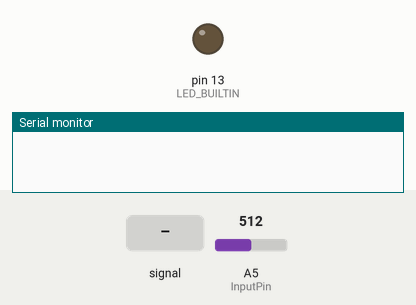
Recording of a sketch running on a simulated Arduino Uno, built with avr-gcc and run on an emulated ATmega328P. Parts: output pins drawn as LEDs (lit = HIGH), the last lines printed to the serial monitor. Dashed ring = blinking. Inputs (shaded band) come from the test bench; at power-on: A5 (InputPin) = 512.

Above: at 1.2 s.
1.3 s: A5 (InputPin) fed a 200 Hz sine of ±460 counts around its level
At 1.42 s:
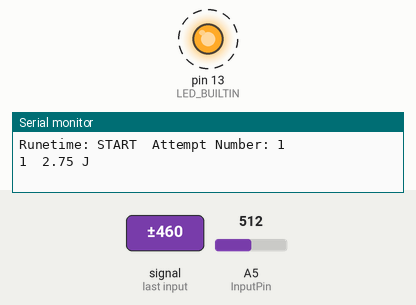
4.3 s: A5 (InputPin) set to 716
At 5.2 s:
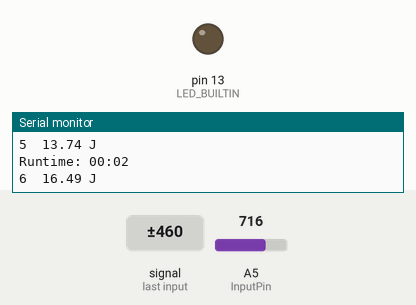
5.8 s: A5 (InputPin) set to 905
7.3 s: A5 (InputPin) set to 936
At 7.6 s:
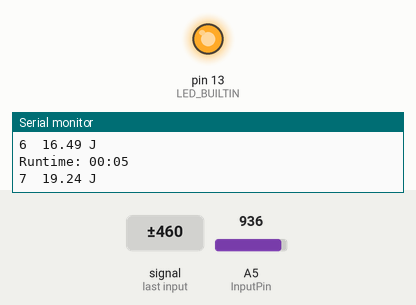
8.8 s: A5 (InputPin) set to 222
10.3 s: A5 (InputPin) set to 192
At 11.1 s:
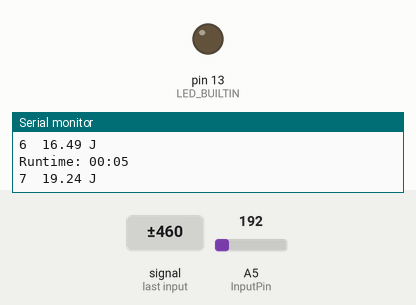
Timing chart, 0 to 12.8 s (numbered marks = the images above; inputs shaded):
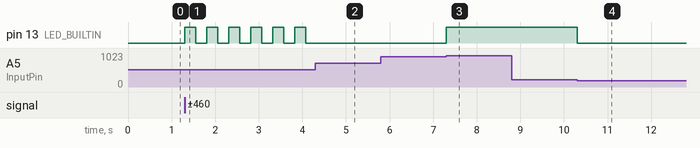

Measured:
- the behaviour switches between 920 and 921 on A5 (InputPin) (found by bisection; images 2 and 3)
- the behaviour switches between 205 and 204 on A5 (InputPin) (found by bisection; images 3 and 4)
- after the input at 1.3 s, pin 13 (LED_BUILTIN): alternates HIGH for 0.25 s and LOW for 0.25 s, starting at once
- after the input at 4.3 s, pin 13 (LED_BUILTIN): stops changing and stays LOW
- after the input at 5.8 s, every drawn part: stays the same
- after the input at 7.3 s, pin 13 (LED_BUILTIN): LOW → HIGH at once
- after the input at 8.8 s, every drawn part: stays the same
- after the input at 10.3 s, pin 13 (LED_BUILTIN): HIGH → LOW at once

The sketch:

FootPedal_v2.ino
```cpp
/*
  Prints the # of times the InputPin pin goes to a voltage high
  (i.e. the # of time the pedal is pressed) as well as the
  total amount of work done

  Tools > Serial Monitor to view results in real time
*/
//*****************************************************************************
//Set these variables accordingly
float timer = .3; //Number of Minutes You Want to Time
int InputPin = A5; //The Pin the Arduino will detect
//COMMENT OUT THE PORTION OF THE CODE YOU ARE NOT USING FOR WORK FUNCTION
//*****************************************************************************

//-------------------------------------------------------------------------------------------------
//***ANALYTICAL VALUES***
float k =  179.13; //Spring (Band) Constant
float C_min = .869; //Circumference of unstretched band
float Lf = .320; //Length of Band at Max Extension in cm (On Device) (L min in equation)
float Li = .277; //Length of Band at Min Extension in cm (On Device) (L max in equation)
float L_og = .3048; //Length of Band at Min Extension in cm (On Device) (L_original in equation)
float F0 = 27.688; //Force at Zero Extension
//-------------------------------------------------------------------------------------------------

//****************************************************************************************************
//***EXPERIMENTAL VALUES***
float force = 21.8; // The avg perpendicular force measured by force gauge
float radius = 27.8; // The radius in cm of the point where the force gauge connected to the pedal
float theta = 26; // The change in angle in degrees
//****************************************************************************************************

//***DO NOT CHANGE THIS PORTION OF THE CODE (with the exception of)***
//General house keeping variables
int counter = 0; //DO NOT CHANGE (Counts how many times pedal was pressed)
float countDelay = 250; //DO NOT CHANGE (The recovery time after a press where another press cannot be recorded)
float StartTime = 0; //DO NOT CHANGE (Time of first pedal push)
float PauseCounter = 0; //DO NOT CHANGE (Counter for Reset)
int AttemptNumber = 1; //DO NOT CHANGE (Counts attempt number)
bool Start=false; //DO NOT CHANGE (Needed so StartTime doesn't start by itself)
//ANALYTICAL variable conversions
float radians = theta / 360 * 2 * 3.14; //DO NOT CHANGE The change in angle in radians
float r_m = radius / 100; //DO NOT CHANGE (The radius in m)

/*
  Initializes the input pin and LED
*/
void setup() {
  pinMode(LED_BUILTIN, OUTPUT);
  pinMode(InputPin, INPUT);
  Serial.begin(9600);
}

/*
  Measures voltage and returns information every time pedal is pressed
  The LED will also illuminate for every press
*/
void loop() {
  //Waits untill Pedal makes contact to start timer and set StartTime
  float voltage = analogRead(InputPin) * (5.0 / 1023.0);
  while(Start==false){
    voltage = analogRead(InputPin) * (5.0 / 1023.0);
    if (voltage > 4.5) {
      Start=true;
      StartTime=millis();
    }
      else {
        StartTime=millis();
    }
  }
//Checks of timer has expired and waits for 3 second pedal push for reset
  if (timer<=((millis()-StartTime)/60000)){
      Serial.println(String(timer) + " MINUTE TIMER IS UP ");
      while(PauseCounter<30){
        if(voltage > 4.5){
          voltage = analogRead(InputPin) * (5.0 / 1023.0);
          delay(100);
          PauseCounter+=1;
          if(PauseCounter==1){
          Serial.println("Resetting in 3...");
          }else if(PauseCounter==10){
          Serial.println("Resetting in 2...");
          }else if(PauseCounter==20){
          Serial.println("Resetting in 1...");
          }
        }
        else{
          voltage = analogRead(InputPin) * (5.0 / 1023.0);
          PauseCounter=0;
        }
      }
      //Reset confirmed and waits until pedal is released to reset variables
      Serial.println("\n" "RESET. Touch pedal to begin again." "\n");
      while(voltage > 4.5){
        voltage = analogRead(InputPin) * (5.0 / 1023.0);
        delay(100);
        }
      AttemptNumber += 1;
      PauseCounter=0;
      StartTime= millis();
      Start=false;
      counter = 0;

  }
  //updates timer and adds 1 to counter if contact is made
  if (voltage > 4.5) {
    digitalWrite(LED_BUILTIN, HIGH);
    if (counter == 0){
        StartTime= millis();
        unsigned long runMillis= (millis()-StartTime);
        unsigned long allSeconds= (millis()-StartTime)/1000;
        int runHours= allSeconds/3600;
        int secsRemaining=allSeconds%3600;
        int runMinutes=secsRemaining/60;
        int runSeconds=secsRemaining%60;
        char buf[21];
        sprintf(buf,"Runtime: %02d:%02d ",runMinutes,runSeconds);
        Serial.println("Runetime: START" "\t" "Attempt Number: " + String(AttemptNumber));
      }
      else{
        unsigned long runMillis= (millis()-StartTime);
        unsigned long allSeconds=(millis()-StartTime)/1000;
        int runHours= allSeconds/3600;
        int secsRemaining=allSeconds%3600;
        int runMinutes=secsRemaining/60;
        int runSeconds=secsRemaining%60;
        char buf[21];
        sprintf(buf,"Runtime: %02d:%02d ",runMinutes,runSeconds);
        Serial.println(buf);
      }
    counter = counter + 1;
    Serial.println(String(counter) + "\t" + String(work(counter)) + " J" + "\n" );
    delay(countDelay);
    while (voltage > 1){
      voltage = analogRead(InputPin) * (5.0 / 1023.0);
    }
    digitalWrite(LED_BUILTIN, LOW);
    delay(countDelay);

  }
}

/*
  Returns the total amount of work done for COUNT pedal presses
  Based on eqn W = 0.5Fx, where F = kx + f_0
*/
//**************************************************************************************************************************
//***COMMENT OUT THE PORTION OF THE CODE YOU ARE NOT USING***
float work (int count) {

////***USE THIS PORTION OF THE CODE TO PLUG IN ANALYTICAL VALUES***
//  return count *( (((((k*C_min)/(4*Li))*sq(Lf)))+(F0-(k*L_og))*Lf)- (((((k*C_min)/(4*Li))*sq(Li)))+(F0-(k*L_og))*Li));

//***USE THIS PORTION OF THE CODE TO PLUG IN EXPERIMENTAL VALUES***
  return count * force * r_m * radians;
//**************************************************************************************************************************
}
```
